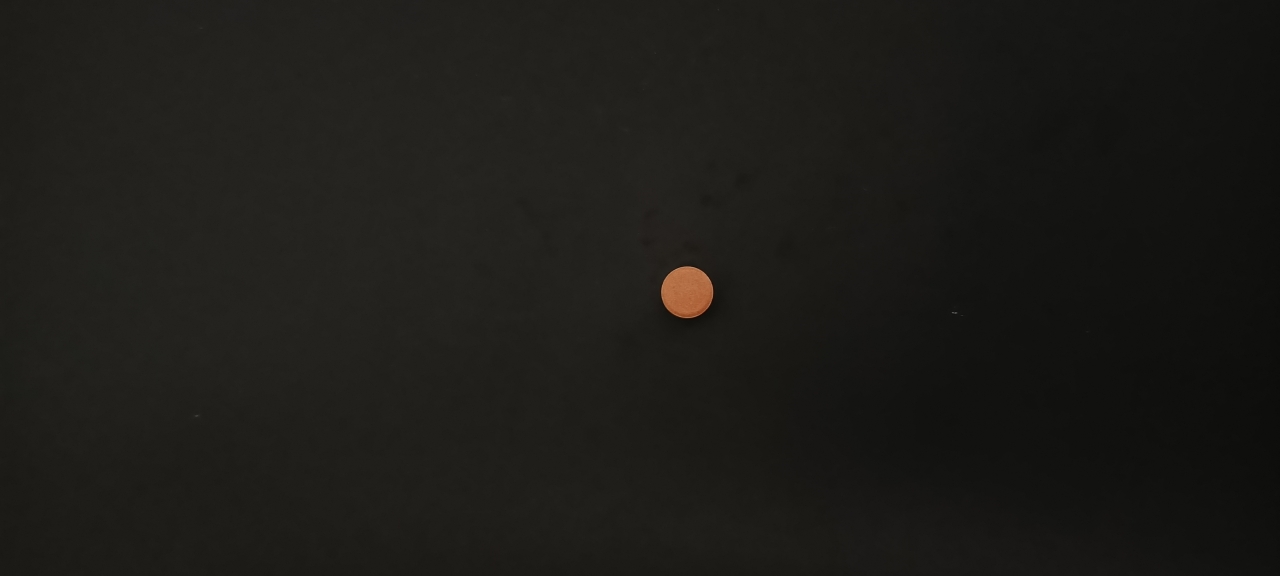
#> input picture pereda_nyeri/Bodrex-001.jpg, 3840 x 1728 px (shown at 1/3 size); its folder holds 4 pictures in this run
$ jupyter execute --allow-errors Metode_UTS.ipynb   (shell and % lines are left out)
#> lines starting #> are read from the running program, lines starting #| are printed output that depends on the picture; after the words box and inside, x2 and y2 are one past the last pixel; in counts of white or black regions, pixels touching at a corner belong together
[cell 1]
from google.colab import drive; drive.mount('/content/drive')

[cell 2]
from google.colab import drive
drive.mount('/content/drive')

[cell 3]
"""
=============================================================================
BLOK 1: INISIALISASI & KONFIGURASI GLOBAL
Metodologi: Klasifikasi Obat (NSAID vs Antibiotik) menggunakan ML Klasik
=============================================================================
"""

import os
import time
import warnings
from pathlib import Path

import numpy as np
import pandas as pd
import cv2
import matplotlib.pyplot as plt
import seaborn as sns

from sklearn.ensemble import RandomForestClassifier
from sklearn.neighbors import KNeighborsClassifier
from sklearn.svm import SVC
from sklearn.preprocessing import MinMaxScaler
from sklearn.decomposition import PCA
from sklearn.model_selection import train_test_split
from sklearn.metrics import (
    accuracy_score, precision_score, recall_score, f1_score,
    confusion_matrix, log_loss
)
from imblearn.over_sampling import SMOTE

warnings.filterwarnings("ignore")

# ── KONFIGURASI PATH & DATASET ──
# PASTIKAN PATH INI SESUAI DENGAN GOOGLE DRIVE ANDA
DATASET_ROOT = Path("/content/drive/MyDrive/DatasetLASA")
DIR_LABEL_MAP = {
    "pereda_nyeri":         0,
    "pereda_nyeri_bungkus": 0,
    "antibiotik":           1,
    "antibiotik_Bungkus":   1,
}
CLASS_NAMES = ["NSAID (Pereda Nyeri)", "Antibiotik"]

# ── KONFIGURASI FITUR & AUGMENTASI ──
HSV_BINS = (9, 4, 4)           # 144 bins untuk efisiensi komputasi
SHAPE_DIM = 10                 # Aspect ratio, circularity, eccentricity, 7 Hu Moments
IMG_SIZE  = (200, 200)         # Normalisasi dimensi citra
ROTATION_ANGLES = [0, 45, 90, 135, 180] # 5 Templates Augmentasi Rotasi

print("Blok 1 Selesai: Lingkungan kerja berhasil diinisialisasi.")

[cell 4]
"""
=============================================================================
BLOK 2: AKUISISI DATA & EKSTRAKSI FITUR (BEBAS DATA LEAK)
Sesuai metodologi: Penggabungan Fitur Warna (HSV) dan Bentuk (Shape)
=============================================================================
"""
print("Memulai ekstraksi fitur... (Proses ini membutuhkan waktu beberapa detik)")

# 1. Fungsi Ekstraksi Fitur
def extract_hsv_histogram(img_hsv: np.ndarray) -> np.ndarray:
    hist = cv2.calcHist([img_hsv], [0, 1, 2], None, list(HSV_BINS), [0, 180, 0, 256, 0, 256])
    hist = hist.flatten().astype(np.float32)
    if hist.sum() > 0: hist /= hist.sum() # L1-Normalization
    return hist

def extract_shape_features(img_gray: np.ndarray) -> np.ndarray:
    features = np.zeros(SHAPE_DIM, dtype=np.float32)
    blurred = cv2.GaussianBlur(img_gray, (5, 5), 0)
    edges = cv2.Canny(blurred, 50, 150)
    contours, _ = cv2.findContours(edges, cv2.RETR_EXTERNAL, cv2.CHAIN_APPROX_SIMPLE)

    if contours:
        c = max(contours, key=cv2.contourArea)
        moments = cv2.moments(c)
        area, perimeter = cv2.contourArea(c), cv2.arcLength(c, True)
        x, y, w, h = cv2.boundingRect(c)

        features[0] = w / h if h > 0 else 1.0 # Aspect Ratio
        if perimeter > 0: features[1] = (4.0 * np.pi * area) / (perimeter ** 2) # Circularity
        if len(c) >= 5:
            (_, _), (minor, major), _ = cv2.fitEllipse(c)
            features[2] = minor / major if major > 0 else 1.0 # Eccentricity
        else:
            features[2] = 1.0

        hu = cv2.HuMoments(moments).flatten()
        for i, val in enumerate(hu):
            features[3 + i] = -np.sign(val) * np.log10(abs(val) + 1e-10) if val != 0 else 0.0
    return features

# 2. Baca RAW Images terlebih dahulu (TANPA AUGMENTASI)
X_raw, y_raw = [], []
for subdir, label in DIR_LABEL_MAP.items():
    folder = DATASET_ROOT / subdir
    if not folder.exists(): continue

    for f in folder.iterdir():
        if f.suffix.lower() not in [".jpg", ".jpeg", ".png"]: continue
        img_bgr = cv2.imread(str(f))
#> img_bgr is the input picture: shape (1728, 3840, 3); mean B, G, R 24.2, 27.6, 28.5
        if img_bgr is None: continue
        img_bgr = cv2.resize(img_bgr, IMG_SIZE)
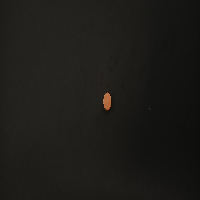
#> img_bgr: shape (200, 200, 3); mean B, G, R 24.1, 27.5, 28.5

        X_raw.append(img_bgr)
        y_raw.append(label)

print(f"Total RAW Images ditemukan: {len(X_raw)}")

# 3. MENCEGAH DATA LEAK: Lakukan Stratified Split SEBELUM Augmentasi
X_train_raw, X_test_raw, y_train_base, y_test_base = train_test_split(
    X_raw, y_raw, test_size=0.20, stratify=y_raw, random_state=42
)

# 4. Augmentasi & Ekstraksi HANYA pada Data Training
X_train_features, y_train_features = [], []
for i, img in enumerate(X_train_raw):
    for angle in ROTATION_ANGLES:
        cx, cy = IMG_SIZE[0]//2, IMG_SIZE[1]//2
        M = cv2.getRotationMatrix2D((cx, cy), -angle, 1.0)
        img_rot = cv2.warpAffine(img, M, IMG_SIZE)

        img_hsv = cv2.cvtColor(img_rot, cv2.COLOR_BGR2HSV)
        img_gray = cv2.cvtColor(img_rot, cv2.COLOR_BGR2GRAY)

        feat_color = extract_hsv_histogram(img_hsv)
        feat_shape = extract_shape_features(img_gray)

        X_train_features.append(np.concatenate([feat_color, feat_shape]))
        y_train_features.append(y_train_base[i])
#> this loop made 3 passes
#> pass 1, in extract_shape_features, `edges = cv2.Canny(blurred, 50, 150)`:
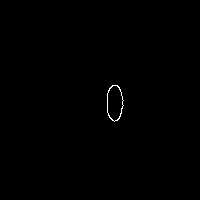
#> edges: shape (200, 200); 0.24% white in thin lines or dots, all inside (x1, y1, x2, y2) = (107, 85, 124, 122)
#> pass 1, in extract_shape_features (call 2), `blurred = cv2.GaussianBlur(img_gray, (5, 5), 0)`:
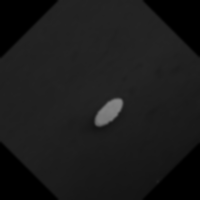
#> blurred: shape (200, 200); min 0, max 133, mean 26.4
#> pass 1, in extract_shape_features (call 2), `edges = cv2.Canny(blurred, 50, 150)`:
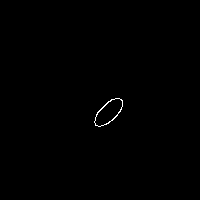
#> edges: shape (200, 200); 0.25% white in thin lines or dots, all inside (x1, y1, x2, y2) = (94, 98, 123, 127)
#> after the loop: img_hsv: shape (200, 200, 3); mean H, S, V 25.1, 36.2, 28.2

# 5. Ekstraksi Data Testing (MURNI, TANPA ROTASI / AUGMENTASI)
X_test_features, y_test_features = [], []
for i, img in enumerate(X_test_raw):
    img_hsv = cv2.cvtColor(img, cv2.COLOR_BGR2HSV)
    img_gray = cv2.cvtColor(img, cv2.COLOR_BGR2GRAY)

    feat_color = extract_hsv_histogram(img_hsv)
    feat_shape = extract_shape_features(img_gray)

    X_test_features.append(np.concatenate([feat_color, feat_shape]))
    y_test_features.append(y_test_base[i])
#> this loop made 1 pass
#> pass 1, `img_gray = cv2.cvtColor(img, cv2.COLOR_BGR2GRAY)`:
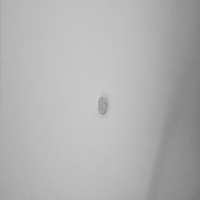
#> img_gray: shape (200, 200); min 117, max 207, mean 177.4

# Konversi ke Numpy Array
X_train_full = np.array(X_train_features, dtype=np.float32)
y_train_full = np.array(y_train_features, dtype=np.int32)
X_test_full = np.array(X_test_features, dtype=np.float32)
y_test_full = np.array(y_test_features, dtype=np.int32)

print(f"Blok 2 Selesai: Matriks Train: {X_train_full.shape}, Matriks Test: {X_test_full.shape}")
#| Blok 2 Selesai: Matriks Train: (15, 154), Matriks Test: (1, 154)

[cell 5]
"""
=============================================================================
BLOK 3: EKSPERIMEN 3 MODEL x 3 ITERASI (TRAINING & EVALUASI)
=============================================================================
"""
seeds = [42, 123, 456]

model_configs = {
    "Random Forest": lambda s: RandomForestClassifier(n_estimators=100, random_state=s, class_weight="balanced", n_jobs=-1),
    "KNN":           lambda s: KNeighborsClassifier(n_neighbors=5, weights="distance", n_jobs=-1),
    "SVM":           lambda s: SVC(kernel="rbf", C=1.0, probability=True, random_state=s, class_weight="balanced")
}

hasil_eksperimen = []
best_accuracy = 0
best_model_info = {}

print("\nMemulai proses pelatihan (3 Algoritma x 3 Iterasi)...")

#> (the rest of this cell did not finish here and is left out)

[cell 6]
"""
=============================================================================
BLOK 4: VISUALISASI DAN ANALISIS HASIL
=============================================================================
"""
print("\n=== TABEL HASIL SELURUH EKSPERIMEN (TRUE ACCURACY) ===")
#> (the rest of this cell did not finish here and is left out)

[cell 7]
import os
import cv2
import torch
import torch.nn as nn
import torch.optim as optim
from torchvision import models, transforms
import numpy as np
from torch.utils.data import Dataset, DataLoader, WeightedRandomSampler, Subset
import copy

# =====================================================================
# 1. ADVANCED SYNTHETIC DATA: PREPROCESSING & AUGMENTATION
# =====================================================================

# [32 lines left out: function preprocess_image, not called in this run]

# Heavy augmentation simulating paper's color changes + Random Erasing
#> (the rest of this cell did not finish here and is left out)

[cell 8]
"""
=============================================================================
BLOK 1: INISIALISASI & KONFIGURASI GLOBAL
Metodologi: 100% Deep Learning (EfficientNet-B2 Fine-Tuning)
=============================================================================
"""

import os
import copy
import time
import warnings
from pathlib import Path

import numpy as np
import pandas as pd
import cv2
import matplotlib.pyplot as plt
import seaborn as sns

import torch
import torch.nn as nn
import torch.optim as optim
from torchvision import models, transforms
from torch.utils.data import Dataset, DataLoader, WeightedRandomSampler, Subset
from sklearn.model_selection import train_test_split
from sklearn.metrics import accuracy_score, confusion_matrix

warnings.filterwarnings("ignore")

# ── KONFIGURASI PATH & DATASET ──
DATASET_ROOT = Path("/content/drive/MyDrive/DatasetLASA (1)")
DIR_LABEL_MAP = {
    "pereda_nyeri":         0,
    "pereda_nyeri_bungkus": 0,
    "antibiotik":           1,
    "antibiotik_Bungkus":   1,
}
CLASS_NAMES = ["NSAID (Pereda Nyeri)", "Antibiotik"]

print("Blok 1 Selesai: Lingkungan kerja PyTorch berhasil diinisialisasi.")

"""
=============================================================================
BLOK 2: DATASET & AUGMENTASI (LEAK-FREE)
=============================================================================
"""
# Pipeline Augmentasi PyTorch (HANYA untuk Training)
#> (the rest of this cell did not finish here and is left out)

[cell 9]
"""
=============================================================================
BLOK 1: INISIALISASI & KONFIGURASI GLOBAL
Metodologi: Komparasi Ultimate (Custom ML vs ResNet vs DenseNet vs MobileNet vs EfficientNet)
=============================================================================
"""

import os
import time
import warnings
from pathlib import Path

import numpy as np
import pandas as pd
import cv2
import matplotlib.pyplot as plt
import seaborn as sns

import torch
import torch.nn as nn
from torchvision import models, transforms

from sklearn.ensemble import RandomForestClassifier
from sklearn.preprocessing import MinMaxScaler
from sklearn.decomposition import PCA
from sklearn.model_selection import train_test_split
from sklearn.metrics import accuracy_score, confusion_matrix
from imblearn.over_sampling import SMOTE

warnings.filterwarnings("ignore")

# ── KONFIGURASI PATH & DATASET ──
DATASET_ROOT = Path("/content/drive/MyDrive/DatasetLASA (1)")
DIR_LABEL_MAP = {
    "pereda_nyeri":         0,
    "pereda_nyeri_bungkus": 0,
    "antibiotik":           1,
    "antibiotik_Bungkus":   1,
}
CLASS_NAMES = ["NSAID (Pereda Nyeri)", "Antibiotik"]

# ── KONFIGURASI FITUR & AUGMENTASI ──
HSV_BINS = (9, 4, 4)
SHAPE_DIM = 10
IMG_SIZE  = (224, 224)
ROTATION_ANGLES = [0, 45, 90, 135, 180]

print("Blok 1 Selesai: Lingkungan kerja berhasil diinisialisasi.")

"""
=============================================================================
BLOK 2: SETUP SEMUA MODEL DEEP LEARNING (FROZEN) & HANDCRAFTED
=============================================================================
"""
#> (the rest of this cell did not finish here and is left out)

[cell 10]
"""
=============================================================================
BLOK 1: INISIALISASI & KONFIGURASI GLOBAL
Metodologi: Hybrid ML vs Fine-Tuned ResNet-101
=============================================================================
"""

import os
import copy
import warnings
from pathlib import Path
import random

import numpy as np
import cv2
import matplotlib.pyplot as plt
import seaborn as sns

import torch
import torch.nn as nn
import torch.optim as optim
from torchvision import models, transforms
from torch.utils.data import Dataset, DataLoader
from sklearn.ensemble import RandomForestClassifier
from sklearn.model_selection import train_test_split
from sklearn.metrics import accuracy_score

warnings.filterwarnings("ignore")

DATASET_ROOT = Path("/content/drive/MyDrive/DatasetLASA (1)")
DIR_LABEL_MAP = {
    "pereda_nyeri": 0, "pereda_nyeri_bungkus": 0,
    "antibiotik": 1, "antibiotik_Bungkus": 1,
}
IMG_SIZE = (224, 224)
#> (the rest of this cell did not finish here and is left out)

[cell 11]
# ════════════════════════════════════════════════════════════════════════════════
# CELL A  —  OPTIMASI DATA & KOMPARASI ARSITEKTUR
# Install (jalankan sekali): !pip install imbalanced-learn --quiet
# ════════════════════════════════════════════════════════════════════════════════
import torch.nn.functional as F
from torch.utils.data import WeightedRandomSampler
from imblearn.over_sampling import SMOTE
from sklearn.ensemble import RandomForestClassifier

print("=" * 62)
print("CELL A — OPTIMASI DATA & KOMPARASI ARSITEKTUR")
print("=" * 62)

# ── A1. Feature-Space SMOTE ───────────────────────────────────────────────────
# Catatan: SMOTE pada pixel 224×224 tidak praktis (49 152-dim per sampel).
# Solusi: ekstrak fitur CNN 1280-dim → SMOTE → Random Forest classifier.
print("\n[A1] Feature-Space SMOTE")
print("─" * 44)

#> (the rest of this cell did not finish here and is left out)

[cell 12]
# ════════════════════════════════════════════════════════════════════════════════
# CELL B  —  HYPERPARAMETER TUNING (OPTUNA)
# Install (jalankan sekali): !pip install optuna --quiet
# ════════════════════════════════════════════════════════════════════════════════
import optuna
optuna.logging.set_verbosity(optuna.logging.WARNING)
#> (this line was passed over: optuna is not available in this run)
